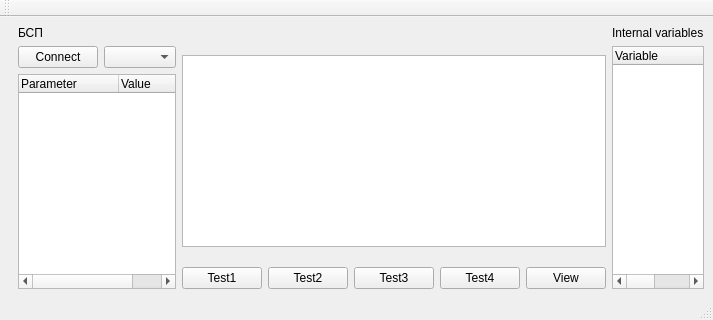
<?xml version="1.0" encoding="UTF-8"?>
<ui version="4.0">
 <class>MainWindow</class>
 <widget class="QMainWindow" name="MainWindow">
  <property name="geometry">
   <rect>
    <x>0</x>
    <y>0</y>
    <width>663</width>
    <height>320</height>
   </rect>
  </property>
  <property name="windowTitle">
   <string>MainWindow</string>
  </property>
  <widget class="QWidget" name="centralwidget">
   <layout class="QHBoxLayout" name="horizontalLayout">
    <item>
     <layout class="QVBoxLayout" name="verticalLayout_3">
      <property name="leftMargin">
       <number>9</number>
      </property>
      <item>
       <widget class="QLabel" name="mBspLabel">
        <property name="text">
         <string>БСП</string>
        </property>
       </widget>
      </item>
      <item>
       <layout class="QHBoxLayout" name="horizontalLayout_3">
        <item>
         <widget class="QPushButton" name="mBspConnect">
          <property name="text">
           <string>Connect</string>
          </property>
         </widget>
        </item>
        <item>
         <widget class="QComboBox" name="mBspCombo"/>
        </item>
        <item>
         <spacer name="horizontalSpacer">
          <property name="orientation">
           <enum>Qt::Horizontal</enum>
          </property>
          <property name="sizeHint" stdset="0">
           <size>
            <width>40</width>
            <height>20</height>
           </size>
          </property>
         </spacer>
        </item>
       </layout>
      </item>
      <item>
       <widget class="QTreeWidget" name="mBspTree">
        <column>
         <property name="text">
          <string>Parameter</string>
         </property>
        </column>
        <column>
         <property name="text">
          <string>Value</string>
         </property>
        </column>
       </widget>
      </item>
     </layout>
    </item>
    <item>
     <layout class="QVBoxLayout" name="verticalLayout">
      <item>
       <widget class="TSerial" name="serialBsp" native="true"/>
      </item>
      <item>
       <widget class="TSerial" name="serialPc" native="true"/>
      </item>
      <item>
       <widget class="QTextEdit" name="textEdit">
        <property name="enabled">
         <bool>true</bool>
        </property>
        <property name="sizePolicy">
         <sizepolicy hsizetype="Minimum" vsizetype="Minimum">
          <horstretch>0</horstretch>
          <verstretch>0</verstretch>
         </sizepolicy>
        </property>
        <property name="font">
         <font>
          <family>Monospace</family>
          <pointsize>20</pointsize>
         </font>
        </property>
        <property name="focusPolicy">
         <enum>Qt::NoFocus</enum>
        </property>
        <property name="verticalScrollBarPolicy">
         <enum>Qt::ScrollBarAlwaysOff</enum>
        </property>
        <property name="horizontalScrollBarPolicy">
         <enum>Qt::ScrollBarAlwaysOff</enum>
        </property>
        <property name="sizeAdjustPolicy">
         <enum>QAbstractScrollArea::AdjustIgnored</enum>
        </property>
        <property name="textInteractionFlags">
         <set>Qt::NoTextInteraction</set>
        </property>
       </widget>
      </item>
      <item>
       <widget class="QKeyboard" name="kbd" native="true"/>
      </item>
      <item>
       <layout class="QHBoxLayout" name="horizontalLayout_2">
        <item>
         <widget class="QPushButton" name="pbTest1">
          <property name="text">
           <string>Test1</string>
          </property>
         </widget>
        </item>
        <item>
         <widget class="QPushButton" name="pbTest2">
          <property name="text">
           <string>Test2</string>
          </property>
         </widget>
        </item>
        <item>
         <widget class="QPushButton" name="pbTest3">
          <property name="text">
           <string>Test3</string>
          </property>
         </widget>
        </item>
        <item>
         <widget class="QPushButton" name="pbTest4">
          <property name="text">
           <string>Test4</string>
          </property>
         </widget>
        </item>
        <item>
         <widget class="QPushButton" name="pbView">
          <property name="text">
           <string>View</string>
          </property>
         </widget>
        </item>
       </layout>
      </item>
     </layout>
    </item>
    <item>
     <layout class="QVBoxLayout" name="verticalLayout_2">
      <property name="leftMargin">
       <number>0</number>
      </property>
      <item>
       <widget class="QLabel" name="label">
        <property name="text">
         <string>Internal variables</string>
        </property>
       </widget>
      </item>
      <item>
       <widget class="QTreeWidget" name="treeWidget">
        <column>
         <property name="text">
          <string>Variable</string>
         </property>
        </column>
        <column>
         <property name="text">
          <string>Value</string>
         </property>
        </column>
       </widget>
      </item>
     </layout>
    </item>
   </layout>
  </widget>
  <widget class="QMenuBar" name="menubar">
   <property name="geometry">
    <rect>
     <x>0</x>
     <y>0</y>
     <width>663</width>
     <height>20</height>
    </rect>
   </property>
  </widget>
  <widget class="QStatusBar" name="statusbar"/>
  <widget class="QToolBar" name="toolBar">
   <property name="windowTitle">
    <string>toolBar</string>
   </property>
   <attribute name="toolBarArea">
    <enum>TopToolBarArea</enum>
   </attribute>
   <attribute name="toolBarBreak">
    <bool>false</bool>
   </attribute>
  </widget>
 </widget>
 <customwidgets>
  <customwidget>
   <class>QKeyboard</class>
   <extends>QWidget</extends>
   <header>qkeyboard.h</header>
   <container>1</container>
  </customwidget>
  <customwidget>
   <class>TSerial</class>
   <extends>QWidget</extends>
   <header>serial.h</header>
   <container>1</container>
  </customwidget>
 </customwidgets>
 <resources/>
 <connections/>
</ui>
